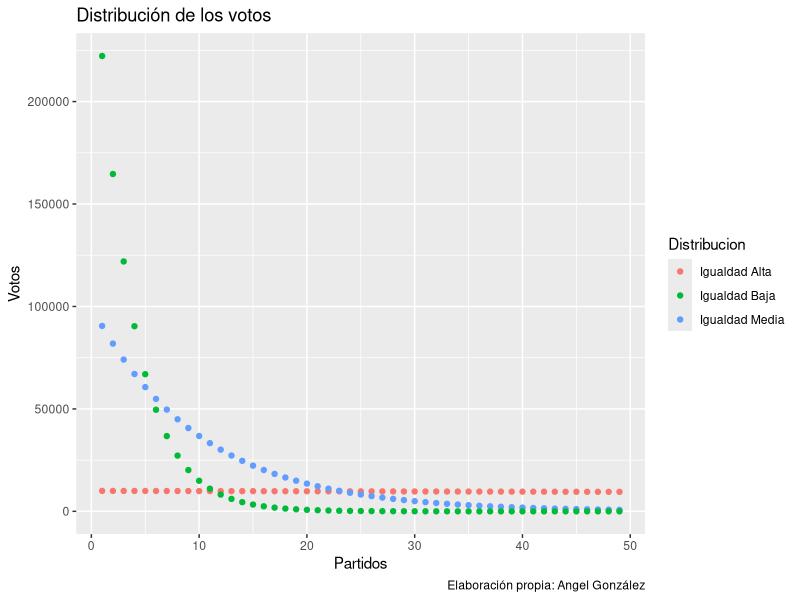
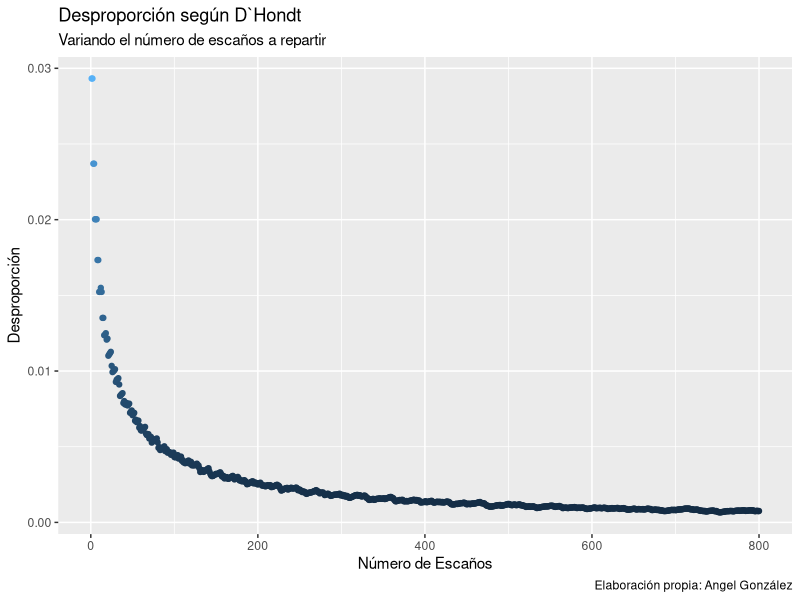
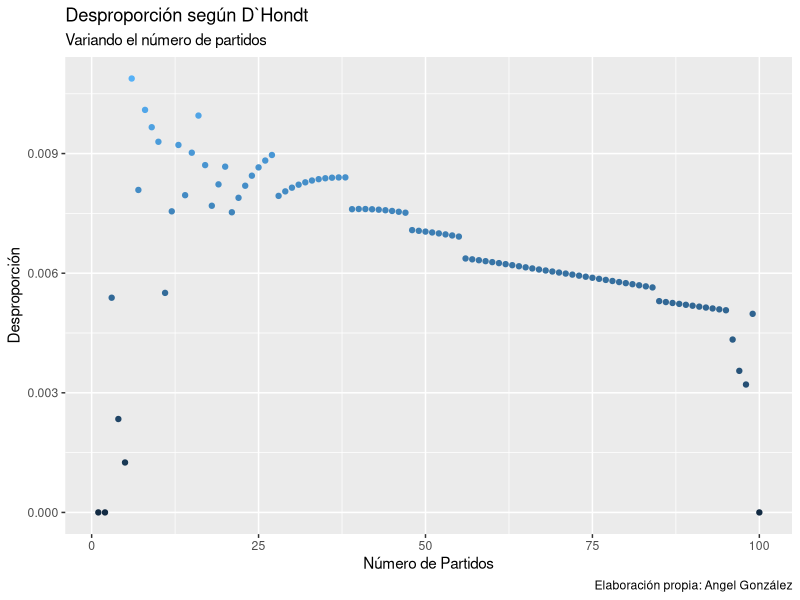
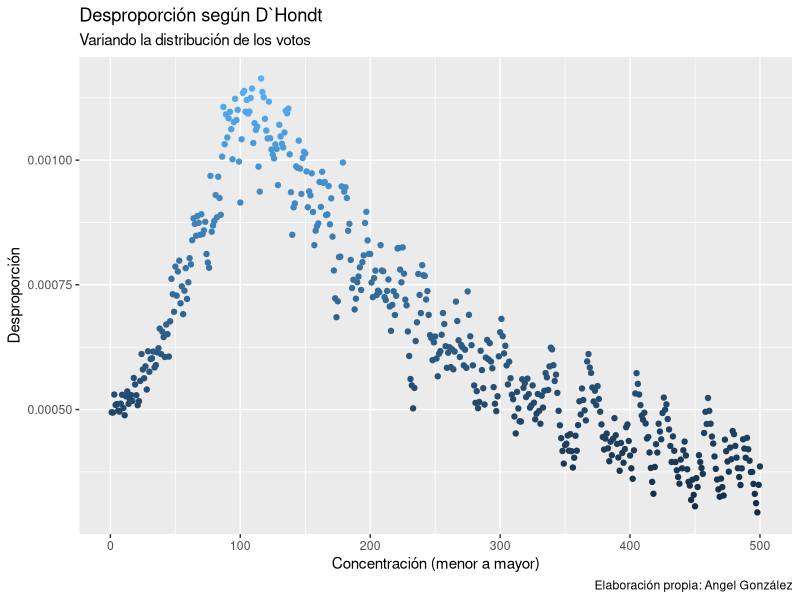
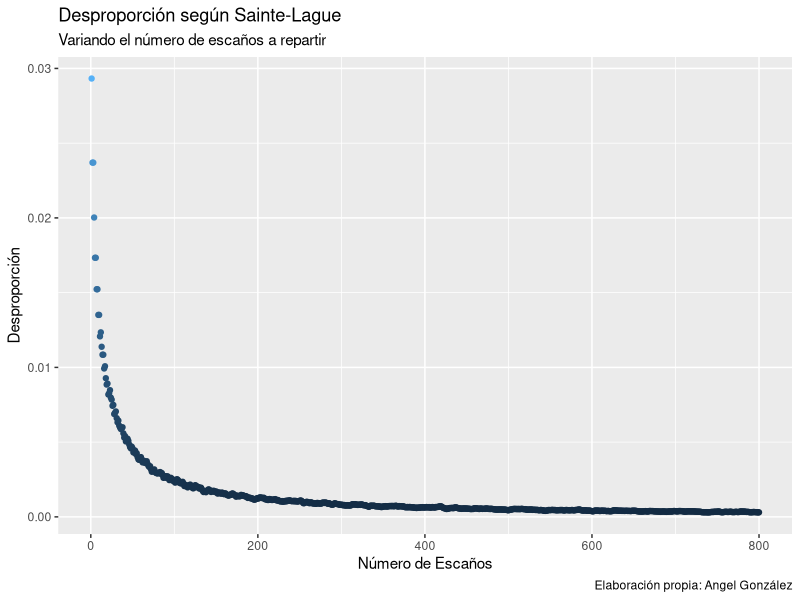
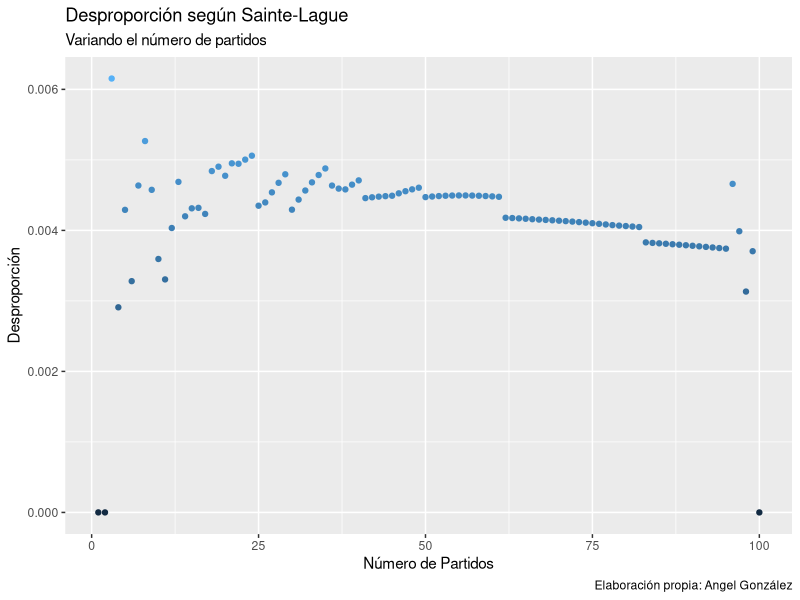
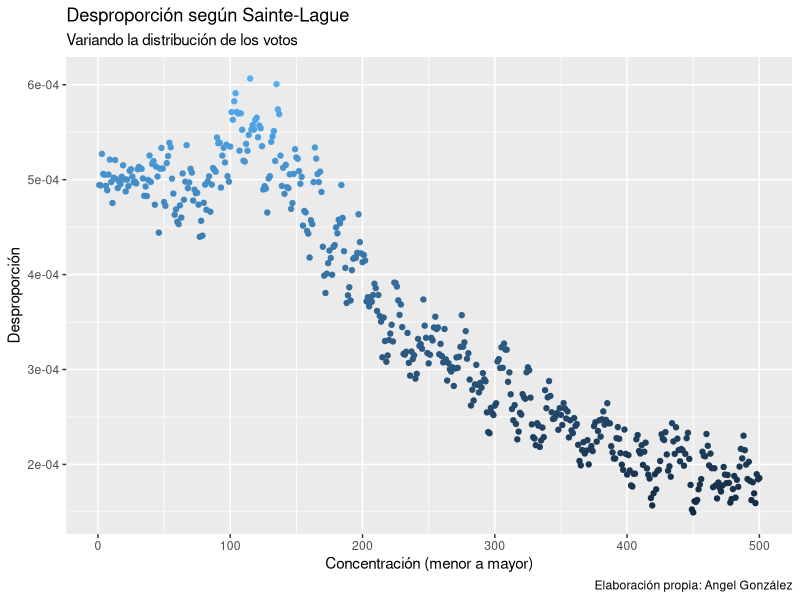
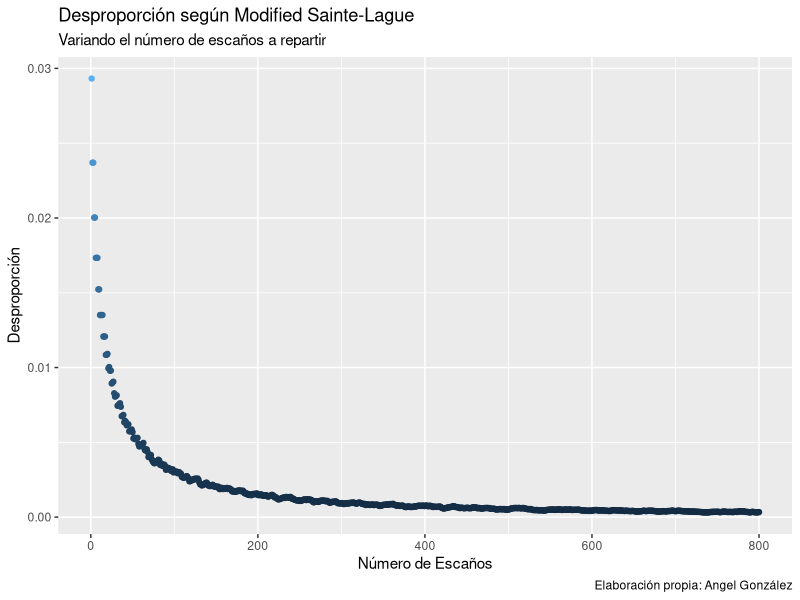

The R script that drew these images, in order: (Note: this script raises an error after producing the figures.)
## ---- chunk 1
knitr::opts_chunk$set(
  fig.path = "figurasR/",
  echo = FALSE, warning = FALSE, message = FALSE,
  fig.pos = "H", fig.align = "center", out.width = "95%",
  cache = FALSE
)
## ---- chunk 2

library(ggplot2)

# Fijar número de partidos
partidos <- paste("Partido_", seq_len(49), sep = "")

# Modificar la distribución de los votos
votos <- trunc(rep(x = 10e5, length(partidos)))
expon <- seq(from = 0.001, to = 1, length.out = 1000)
vot <- NULL
for (i in seq_len(1000)) {
  vot[[i]] <- votos * dexp(seq_len(length(partidos)), rate = expon[i])
}

dis1 <- data.frame("Votos" = 10 * vot[[1]], "Partidos" = seq_len(length(vot[[1]])), "Distribucion" = "Igualdad Alta")

dis2 <- data.frame("Votos" = vot[[100]], "Partidos" = seq_len(length(vot[[100]])), "Distribucion" = "Igualdad Media")

dis3 <- data.frame("Votos" = vot[[300]], "Partidos" = seq_len(length(vot[[300]])), "Distribucion" = "Igualdad Baja")

dis <- rbind(dis1, dis2, dis3)
dis$Distribucion <- as.factor(dis$Distribucion)

# var_dis_sl <- dis1

ggplot(data = dis, mapping = aes(Partidos, Votos, group = Distribucion, color = Distribucion)) +
  geom_point() +
  labs(title = "Distribución de los votos", caption = "Elaboración propia: Angel González", x = "Partidos")
## ---- chunk 3

library(ggplot2)

n_partidos <- seq_len(50)[-1]

densidad <- rep(length(n_partidos), 100)

n_escannos <- seq_len(50)
## ---- chunk 4
library(data.table)
# Variables
partidos <- paste("Partido_", seq_len(49), sep = "")
n_escannos <- 5
votos <- trunc(seq(from = 100, to = 1, length.out = length(partidos)))

asientos_dhondt <- function(partidos, votos,
                            n_escannos,
                            couta_min = 0) {
  # Cuota mínima
  nv <- sum(votos)
  vn <- votos
  vn[votos <= nv * couta_min] <- 0
  votos <- vn

  # Escaños
  div <- 1:n_escannos
  G <- sapply(div, function(x) votos / x)
  cuota <- G[order(G, decreasing = T)][n_escannos]
  W <- (G >= cuota)
  seats <- rowSums(W)
  o <- seats
  # Resultados
  data.frame("Partidos" = partidos, "Escanos" = as.numeric(o))
}

# Modelo para España
# desde <- 1 + grep(pattern = "nulos", x = colnames(datos1977))
# partidos <- colnames(datos1977)[desde:(length(colnames(datos1977)) - 1)]
# prov <- 1
# n_escannos <- datos1977$asientos[prov]
# votos <- as.numeric(datos1977[prov, desde:(ncol(datos1977) - 1)])
#
# asientos_dhondt(partidos, votos, n_escannos, couta_min = .03)
####


#
# resul <- NULL
# for (prov in seq_len(nrow(datos1977))) {
#   # Votos tenerife Alianza Popular mal contados
#   if (prov == 15) {
#     datos1977[prov, 12] <- 23866
#   }
#   n_escannos <- datos1977$asientos[prov]
#   votos <- as.numeric(datos1977[prov, desde:(ncol(datos1977) - 1)])
#   resul[[prov]] <- asientos_dhondt(partidos, votos, n_escannos, couta_min = .03)
# }
#
# resul <- as.data.table(resul)
# resultados <- cbind.data.frame("Partidos" = resul[, 1], "Escaños" = rowSums(resul[, lapply(resul, is.numeric) == TRUE, with = FALSE]))
## ---- chunk 5
# D`Hondt Prueba fijo densidad, fijo votos, fijo n_partidos, distintos escaños
partidos <- paste("Partido_", seq_len(49), sep = "")
n_escannos <- 800
votos <- trunc(seq(from = 10e5, to = 1, length.out = length(partidos)))
votos <- votos / seq_len(49)

# resul <- NULL
# for (i in seq_len(n_escannos)) {
#   # n_escannos <- i # Variable
#   # votos <- votos # Fijo
#   resul[[i]] <- asientos_dhondt(partidos, votos, i, couta_min = 0)$Escanos
# }
resul <- lapply(seq_len(n_escannos), function(x) asientos_dhondt(partidos, votos, x, couta_min = 0)$Escanos)
resul1 <- as.data.table(resul)
# beepr::beep(sound = 3)
# resultados <- cbind.data.frame("Partidos" = resul[, 1], "Escaños" = rowSums(resul[, lapply(resul, is.numeric) == TRUE, with = FALSE]))
## ---- chunk 6
desproporción <-
  function(s, v) {
    s <- as.vector(s)
    v <- as.vector(v)
    l_s <- length(s)
    #        l_v <- length(v)
    s_s <- sum(s)
    s_v <- sum(v)
    p_s <- s / s_s
    p_v <- v / s_v

    o <- (1 / l_s) * sum(abs(p_s - p_v))
    #            nm <- 'Rae'

    # return(list(measure=nm, value=o))
    o
  }


# desproporción(s = resul1[, 1], v = votos)

dis <- apply(X = resul1[, 1:800], MARGIN = 2, FUN = function(x) desproporción(s = x, v = votos))


library(ggthemes)
# qplot(seq_len(length(dis)),dis)

dis1 <- data.frame("Desproporción" = dis, "Escannos" = seq_len(length(dis)))
var_esc_dhondt <- dis1

ggplot(data = dis1, mapping = aes(Escannos, Desproporción)) +
  geom_point(data = dis1, mapping = aes(color = Desproporción), show.legend = F) +
  scale_fill_gradient(low = "red", high = "yellow") +
  labs(subtitle = "Variando el número de escaños a repartir", title = "Desproporción según D`Hondt", caption = "Elaboración propia: Angel González", x = "Número de Escaños")
## ---- chunk 7
# D`Hondt Prueba fijo densidad, fijo votos, var n_partidos, fijo escaños
partidos <- NULL
for (i in seq_len(100)) {
  partidos[[i]] <- paste("Partido_", seq_len(i), sep = "")
}
# partidos <- paste("Partido_", seq_len(49), sep = "")
n_escannos <- 30
votos <- NULL
for (i in seq_len(100)) {
  votos[[i]] <- trunc(seq(from = 10e5, to = 1, length.out = length(partidos[[i]])))
  votos[[i]] <- votos[[i]] / seq_len(length(partidos[[i]]))
}
# votos <- trunc(seq(from = 10e5, to = 1, length.out = length(partidos)))
# votos <- votos/seq_len(length(partidos))

resul <- NULL
for (i in seq_len(length(partidos))) {
  if (i == 1) {
    next
  }
  n_escannos <- 50 # Variable
  # votos <- votos[[i]] # Fijo
  resul[[i]] <- asientos_dhondt(partidos[[i]], votos[[i]], n_escannos, couta_min = 0)$Escanos
}

resul1 <- as.data.table(resul)
# Arreglar tabla poniendo NA donde se necesita
for (i in 3:(ncol(resul1) - 2)) {
  resul1[[i - 2]][i:nrow(resul1)] <- NA
}

# Analizar la desproporción columna a columna
dis <- seq_len(length(partidos))
for (i in seq_len(length(partidos) - 1)) {
  dis[i] <- desproporción(s = as.vector(na.omit(resul1[[i]])), v = votos[[i + 1]])
}
# desproporción(s = resul1[,1],v = votos)

# dis <- apply(X = resul1,MARGIN = 2,FUN = function(x) desproporción(s = x,v = votos))
dis[100] <- 0



# qplot(seq_len(length(dis)),dis)

dis1 <- data.frame("Desproporción" = dis, "Escannos" = seq_len(length(dis)))
var_par_dhondt <- dis1

ggplot(data = dis1, mapping = aes(Escannos, Desproporción)) +
  geom_point(data = dis1, mapping = aes(color = Desproporción), show.legend = F) +
  scale_fill_gradient(low = "red", high = "yellow") +
  labs(subtitle = "Variando el número de partidos", title = "Desproporción según D`Hondt", caption = "Elaboración propia: Angel González", x = "Número de Partidos")
## ---- chunk 8
# D`Hondt Prueba var densidad, fijo votos, fijo n_partidos, fijo escaños
partidos <- paste("Partido_", seq_len(49), sep = "")
n_escannos <- 500
# votos <- trunc(seq(from = 10e5, to = 1, length.out = length(partidos)))

# Modificar la densidad de los votos
votos <- trunc(rep(x = 10e5, length(partidos)))
expon <- seq(from = 0.001, to = 1, length.out = 1000)
vot <- NULL
for (i in seq_len(1000)) {
  vot[[i]] <- votos * dexp(seq_len(length(partidos)), rate = expon[i])
}



# ut <- (datos1977[1:nrow(datos1977),9:ncol(datos1977)])
# ut <- as.matrix(ut)
# lm(1:ncol(ut)~sort(ut[1,],decreasing = T))




# Aplicarlo
resul <- NULL
for (i in seq_len(n_escannos)) {
  # n_escannos <- i # Variable
  votos <- vot[[i]] # Fijo
  resul[[i]] <- asientos_dhondt(partidos, votos, n_escannos, couta_min = 0)$Escanos
}

resul1 <- as.data.table(resul)

# Analizar la desproporción columna a columna
dis <- seq_len(ncol(resul1))
for (i in seq_len(ncol(resul1))) {
  dis[i] <- desproporción(s = resul1[[i]], v = vot[[i]])
}
# desproporción(s = resul1[,1],v = votos)

# dis <- apply(X = resul1,MARGIN = 2,FUN = function(x) desproporción(s = x,v = votos))




# qplot(seq_len(length(dis)),dis,main = "Prueba",ylab = "Desproporción",xlab = "
#       Concentración (menor a mayor)")

dis1 <- data.frame("Desproporción" = dis, "Escannos" = seq_len(length(dis)))
var_dis_dhondt <- dis1

ggplot(data = dis1, mapping = aes(Escannos, Desproporción)) +
  geom_point(data = dis1, mapping = aes(color = Desproporción), show.legend = F) +
  scale_fill_gradient(low = "red", high = "yellow") +
  labs(subtitle = "Variando la distribución de los votos", title = "Desproporción según D`Hondt", caption = "Elaboración propia: Angel González", x = "Concentración (menor a mayor)")
## ---- chunk 9
library(data.table)
# Variables
partidos <- paste("Partido_", seq_len(49), sep = "")
n_escannos <- 5
votos <- trunc(seq(from = 100, to = 1, length.out = length(partidos)))

asientos_dhondt <- function(partidos, votos,
                            n_escannos,
                            couta_min = 0) {
  # Cuota mínima
  nv <- sum(votos)
  vn <- votos
  vn[votos <= nv * couta_min] <- 0
  votos <- vn

  # Escaños
  div <- 2 * (1:n_escannos) - 1
  G <- sapply(div, function(x) votos / x)
  cuota <- G[order(G, decreasing = T)][n_escannos]
  W <- (G >= cuota)
  seats <- rowSums(W)
  o <- seats
  # Resultados
  data.frame("Partidos" = partidos, "Escanos" = as.numeric(o))
}

# Modelo para España
# desde <- 1 + grep(pattern = "nulos", x = colnames(datos1977))
# partidos <- colnames(datos1977)[desde:(length(colnames(datos1977)) - 1)]
# prov <- 1
# n_escannos <- datos1977$asientos[prov]
# votos <- as.numeric(datos1977[prov, desde:(ncol(datos1977) - 1)])
#
# asientos_dhondt(partidos, votos, n_escannos, couta_min = .03)
####


#
# resul <- NULL
# for (prov in seq_len(nrow(datos1977))) {
#   # Votos tenerife Alianza Popular mal contados
#   if (prov == 15) {
#     datos1977[prov, 12] <- 23866
#   }
#   n_escannos <- datos1977$asientos[prov]
#   votos <- as.numeric(datos1977[prov, desde:(ncol(datos1977) - 1)])
#   resul[[prov]] <- asientos_dhondt(partidos, votos, n_escannos, couta_min = .03)
# }
#
# resul <- as.data.table(resul)
# resultados <- cbind.data.frame("Partidos" = resul[, 1], "Escaños" = rowSums(resul[, lapply(resul, is.numeric) == TRUE, with = FALSE]))
## ---- chunk 10
# Sainte-Lague Prueba fijo densidad, fijo votos, fijo n_partidos, distintos escaños
partidos <- paste("Partido_", seq_len(49), sep = "")
n_escannos <- 800
votos <- trunc(seq(from = 10e5, to = 1, length.out = length(partidos)))
votos <- votos / seq_len(49)

# resul <- NULL
# for (i in seq_len(n_escannos)) {
#   n_escannos <- i # Variable
#   votos <- votos # Fijo
#   resul[[i]] <- asientos_dhondt(partidos, votos, n_escannos, couta_min = 0)$Escanos
# }
resul <- lapply(seq_len(n_escannos), function(x) asientos_dhondt(partidos, votos, x, couta_min = 0)$Escanos)
resul1 <- as.data.table(resul)
# beepr::beep(sound = 3)
# resultados <- cbind.data.frame("Partidos" = resul[, 1], "Escaños" = rowSums(resul[, lapply(resul, is.numeric) == TRUE, with = FALSE]))
## ---- chunk 11
desproporción <-
  function(s, v) {
    s <- as.vector(s)
    v <- as.vector(v)
    l_s <- length(s)
    #        l_v <- length(v)
    s_s <- sum(s)
    s_v <- sum(v)
    p_s <- s / s_s
    p_v <- v / s_v

    o <- (1 / l_s) * sum(abs(p_s - p_v))
    #            nm <- 'Rae'

    # return(list(measure=nm, value=o))
    o
  }


# desproporción(s = resul1[, 1], v = votos)

dis <- apply(X = resul1[, 1:800], MARGIN = 2, FUN = function(x) desproporción(s = x, v = votos))


library(ggthemes)
# qplot(seq_len(length(dis)),dis)

dis1 <- data.frame("Desproporción" = dis, "Escannos" = seq_len(length(dis)))
var_esc_sl <- dis1

ggplot(data = dis1, mapping = aes(Escannos, Desproporción)) +
  geom_point(data = dis1, mapping = aes(color = Desproporción), show.legend = F) +
  scale_fill_gradient(low = "red", high = "yellow") +
  labs(subtitle = "Variando el número de escaños a repartir", title = "Desproporción según Sainte-Lague", caption = "Elaboración propia: Angel González", x = "Número de Escaños")
## ---- chunk 12
# Sainte-Lague Prueba fijo densidad, fijo votos, var n_partidos, fijo escaños
partidos <- NULL
for (i in seq_len(100)) {
  partidos[[i]] <- paste("Partido_", seq_len(i), sep = "")
}
# partidos <- paste("Partido_", seq_len(49), sep = "")
n_escannos <- 30
votos <- NULL
for (i in seq_len(100)) {
  votos[[i]] <- trunc(seq(from = 10e5, to = 1, length.out = length(partidos[[i]])))
  votos[[i]] <- votos[[i]] / seq_len(length(partidos[[i]]))
}
# votos <- trunc(seq(from = 10e5, to = 1, length.out = length(partidos)))
# votos <- votos/seq_len(length(partidos))

resul <- NULL
for (i in seq_len(length(partidos))) {
  if (i == 1) {
    next
  }
  n_escannos <- 50 # Variable
  # votos <- votos[[i]] # Fijo
  resul[[i]] <- asientos_dhondt(partidos[[i]], votos[[i]], n_escannos, couta_min = 0)$Escanos
}

resul1 <- as.data.table(resul)
# Arreglar tabla poniendo NA donde se necesita
for (i in 3:(ncol(resul1) - 2)) {
  resul1[[i - 2]][i:nrow(resul1)] <- NA
}

# Analizar la desproporción columna a columna
dis <- seq_len(length(partidos))
for (i in seq_len(length(partidos) - 1)) {
  dis[i] <- desproporción(s = as.vector(na.omit(resul1[[i]])), v = votos[[i + 1]])
}
# desproporción(s = resul1[,1],v = votos)

# dis <- apply(X = resul1,MARGIN = 2,FUN = function(x) desproporción(s = x,v = votos))
dis[100] <- 0



# qplot(seq_len(length(dis)),dis)

dis1 <- data.frame("Desproporción" = dis, "Escannos" = seq_len(length(dis)))
var_par_sl <- dis1


ggplot(data = dis1, mapping = aes(Escannos, Desproporción)) +
  geom_point(data = dis1, mapping = aes(color = Desproporción), show.legend = F) +
  scale_fill_gradient(low = "red", high = "yellow") +
  labs(subtitle = "Variando el número de partidos", title = "Desproporción según Sainte-Lague", caption = "Elaboración propia: Angel González", x = "Número de Partidos")
## ---- chunk 13
# Sainte-Lague Prueba var densidad, fijo votos, fijo n_partidos, fijo escaños
partidos <- paste("Partido_", seq_len(49), sep = "")
n_escannos <- 500
# votos <- trunc(seq(from = 10e5, to = 1, length.out = length(partidos)))

# Modificar la densidad de los votos
votos <- trunc(rep(x = 10e5, length(partidos)))
expon <- seq(from = 0.001, to = 1, length.out = 1000)
vot <- NULL
for (i in seq_len(1000)) {
  vot[[i]] <- votos * dexp(seq_len(length(partidos)), rate = expon[i])
}



# ut <- (datos1977[1:nrow(datos1977),9:ncol(datos1977)])
# ut <- as.matrix(ut)
# lm(1:ncol(ut)~sort(ut[1,],decreasing = T))




# Aplicarlo
resul <- NULL
for (i in seq_len(n_escannos)) {
  # n_escannos <- i # Variable
  votos <- vot[[i]] # Fijo
  resul[[i]] <- asientos_dhondt(partidos, votos, n_escannos, couta_min = 0)$Escanos
}

resul1 <- as.data.table(resul)

# Analizar la desproporción columna a columna
dis <- seq_len(ncol(resul1))
for (i in seq_len(ncol(resul1))) {
  dis[i] <- desproporción(s = resul1[[i]], v = vot[[i]])
}
# desproporción(s = resul1[,1],v = votos)

# dis <- apply(X = resul1,MARGIN = 2,FUN = function(x) desproporción(s = x,v = votos))




# qplot(seq_len(length(dis)),dis,main = "Prueba",ylab = "Desproporción",xlab = "
#       Concentración (menor a mayor)")

dis1 <- data.frame("Desproporción" = dis, "Escannos" = seq_len(length(dis)))
var_dis_sl <- dis1

ggplot(data = dis1, mapping = aes(Escannos, Desproporción)) +
  geom_point(data = dis1, mapping = aes(color = Desproporción), show.legend = F) +
  scale_fill_gradient(low = "red", high = "yellow") +
  labs(subtitle = "Variando la distribución de los votos", title = "Desproporción según Sainte-Lague", caption = "Elaboración propia: Angel González", x = "Concentración (menor a mayor)")
## ---- chunk 14
library(data.table)
# Variables
partidos <- paste("Partido_", seq_len(49), sep = "")
n_escannos <- 5
votos <- trunc(seq(from = 100, to = 1, length.out = length(partidos)))

asientos_dhondt <- function(partidos, votos,
                            n_escannos,
                            couta_min = 0) {
  # Cuota mínima
  nv <- sum(votos)
  vn <- votos
  vn[votos <= nv * couta_min] <- 0
  votos <- vn

  # Escaños
  div <- c(1, (10 * (2:n_escannos) - 5) / 7)
  G <- sapply(div, function(x) votos / x)
  cuota <- G[order(G, decreasing = T)][n_escannos]
  W <- (G >= cuota)
  seats <- rowSums(W)
  o <- seats
  # Resultados
  data.frame("Partidos" = partidos, "Escanos" = as.numeric(o))
}

# Modelo para España
# desde <- 1 + grep(pattern = "nulos", x = colnames(datos1977))
# partidos <- colnames(datos1977)[desde:(length(colnames(datos1977)) - 1)]
# prov <- 1
# n_escannos <- datos1977$asientos[prov]
# votos <- as.numeric(datos1977[prov, desde:(ncol(datos1977) - 1)])
#
# asientos_dhondt(partidos, votos, n_escannos, couta_min = .03)
####


#
# resul <- NULL
# for (prov in seq_len(nrow(datos1977))) {
#   # Votos tenerife Alianza Popular mal contados
#   if (prov == 15) {
#     datos1977[prov, 12] <- 23866
#   }
#   n_escannos <- datos1977$asientos[prov]
#   votos <- as.numeric(datos1977[prov, desde:(ncol(datos1977) - 1)])
#   resul[[prov]] <- asientos_dhondt(partidos, votos, n_escannos, couta_min = .03)
# }
#
# resul <- as.data.table(resul)
# resultados <- cbind.data.frame("Partidos" = resul[, 1], "Escaños" = rowSums(resul[, lapply(resul, is.numeric) == TRUE, with = FALSE]))
## ---- chunk 15
# Modified Sainte-Lague Prueba fijo densidad, fijo votos, fijo n_partidos, distintos escaños
partidos <- paste("Partido_", seq_len(49), sep = "")
n_escannos <- 800
votos <- trunc(seq(from = 10e5, to = 1, length.out = length(partidos)))
votos <- votos / seq_len(49)

# resul <- NULL
# for (i in seq_len(n_escannos)) {
#   n_escannos <- i # Variable
#   votos <- votos # Fijo
#   resul[[i]] <- asientos_dhondt(partidos, votos, n_escannos, couta_min = 0)$Escanos
# }
resul <- lapply(seq_len(n_escannos), function(x) asientos_dhondt(partidos, votos, x, couta_min = 0)$Escanos)
resul1 <- as.data.table(resul)
# beepr::beep(sound = 3)
# resultados <- cbind.data.frame("Partidos" = resul[, 1], "Escaños" = rowSums(resul[, lapply(resul, is.numeric) == TRUE, with = FALSE]))
## ---- chunk 16
desproporción <-
  function(s, v) {
    s <- as.vector(s)
    v <- as.vector(v)
    l_s <- length(s)
    #        l_v <- length(v)
    s_s <- sum(s)
    s_v <- sum(v)
    p_s <- s / s_s
    p_v <- v / s_v

    o <- (1 / l_s) * sum(abs(p_s - p_v))
    #            nm <- 'Rae'

    # return(list(measure=nm, value=o))
    o
  }


# desproporción(s = resul1[, 1], v = votos)

dis <- apply(X = resul1[, 1:800], MARGIN = 2, FUN = function(x) desproporción(s = x, v = votos))


library(ggthemes)
# qplot(seq_len(length(dis)),dis)

dis1 <- data.frame("Desproporción" = dis, "Escannos" = seq_len(length(dis)))
var_esc_msl <- dis1

ggplot(data = dis1, mapping = aes(Escannos, Desproporción)) +
  geom_point(data = dis1, mapping = aes(color = Desproporción), show.legend = F) +
  scale_fill_gradient(low = "red", high = "yellow") +
  labs(subtitle = "Variando el número de escaños a repartir", title = "Desproporción según Modified Sainte-Lague", caption = "Elaboración propia: Angel González", x = "Número de Escaños")
## ---- chunk 17
# Modified Sainte-Lague Prueba fijo densidad, fijo votos, var n_partidos, fijo escaños
partidos <- NULL
for (i in seq_len(100)) {
  partidos[[i]] <- paste("Partido_", seq_len(i), sep = "")
}
# partidos <- paste("Partido_", seq_len(49), sep = "")
n_escannos <- 30
votos <- NULL
for (i in seq_len(100)) {
  votos[[i]] <- trunc(seq(from = 10e5, to = 1, length.out = length(partidos[[i]])))
  votos[[i]] <- votos[[i]] / seq_len(length(partidos[[i]]))
}
# votos <- trunc(seq(from = 10e5, to = 1, length.out = length(partidos)))
# votos <- votos/seq_len(length(partidos))

resul <- NULL
for (i in seq_len(length(partidos))) {
  if (i == 1) {
    next
  }
  n_escannos <- 50 # Variable
  # votos <- votos[[i]] # Fijo
  resul[[i]] <- asientos_dhondt(partidos[[i]], votos[[i]], n_escannos, couta_min = 0)$Escanos
}

resul1 <- as.data.table(resul)
# Arreglar tabla poniendo NA donde se necesita
for (i in 3:(ncol(resul1) - 2)) {
  resul1[[i - 2]][i:nrow(resul1)] <- NA
}

# Analizar la desproporción columna a columna
dis <- seq_len(length(partidos))
for (i in seq_len(length(partidos) - 1)) {
  dis[i] <- desproporción(s = as.vector(na.omit(resul1[[i]])), v = votos[[i + 1]])
}
# desproporción(s = resul1[,1],v = votos)

# dis <- apply(X = resul1,MARGIN = 2,FUN = function(x) desproporción(s = x,v = votos))
dis[100] <- 0



# qplot(seq_len(length(dis)),dis)

dis1 <- data.frame("Desproporción" = dis, "Escannos" = seq_len(length(dis)))
var_par_msl <- dis1

ggplot(data = dis1, mapping = aes(Escannos, Desproporción)) +
  geom_point(data = dis1, mapping = aes(color = Desproporción), show.legend = F) +
  scale_fill_gradient(low = "red", high = "yellow") +
  labs(subtitle = "Variando el número de partidos", title = "Desproporción según Modified Sainte-Lague", caption = "Elaboración propia: Angel González", x = "Número de Partidos")
## ---- chunk 18
# Modified Sainte-Lague Prueba var densidad, fijo votos, fijo n_partidos, fijo escaños
partidos <- paste("Partido_", seq_len(49), sep = "")
n_escannos <- 500
# votos <- trunc(seq(from = 10e5, to = 1, length.out = length(partidos)))

# Modificar la densidad de los votos
votos <- trunc(rep(x = 10e5, length(partidos)))
expon <- seq(from = 0.001, to = 1, length.out = 1000)
vot <- NULL
for (i in seq_len(1000)) {
  vot[[i]] <- votos * dexp(seq_len(length(partidos)), rate = expon[i])
}



# ut <- (datos1977[1:nrow(datos1977),9:ncol(datos1977)])
# ut <- as.matrix(ut)
# lm(1:ncol(ut)~sort(ut[1,],decreasing = T))




# Aplicarlo
resul <- NULL
for (i in seq_len(n_escannos)) {
  # n_escannos <- i # Variable
  votos <- vot[[i]] # Fijo
  resul[[i]] <- asientos_dhondt(partidos, votos, n_escannos, couta_min = 0)$Escanos
}

resul1 <- as.data.table(resul)

# Analizar la desproporción columna a columna
dis <- seq_len(ncol(resul1))
for (i in seq_len(ncol(resul1))) {
  dis[i] <- desproporción(s = resul1[[i]], v = vot[[i]])
}
# desproporción(s = resul1[,1],v = votos)

# dis <- apply(X = resul1,MARGIN = 2,FUN = function(x) desproporción(s = x,v = votos))




# qplot(seq_len(length(dis)),dis,main = "Prueba",ylab = "Desproporción",xlab = "
#       Concentración (menor a mayor)")

dis1 <- data.frame("Desproporción" = dis, "Escannos" = seq_len(length(dis)))
var_dis_msl <- dis1

ggplot(data = dis1, mapping = aes(Escannos, Desproporción)) +
  geom_point(data = dis1, mapping = aes(color = Desproporción), show.legend = F) +
  scale_fill_gradient(low = "red", high = "yellow") +
  labs(subtitle = "Variando la distribución de los votos", title = "Desproporción según Modified Sainte-Lague", caption = "Elaboración propia: Angel González", x = "Concentración (menor a mayor)")
## ---- chunk 19
library(data.table)
# Variables
partidos <- paste("Partido_", seq_len(49), sep = "")
n_escannos <- 5
votos <- trunc(seq(from = 100, to = 1, length.out = length(partidos)))

asientos_dhondt <- function(partidos, votos,
                            n_escannos,
                            couta_min = 0) {
  # Cuota mínima
  nv <- sum(votos)
  vn <- votos
  vn[votos <= nv * couta_min] <- 0
  votos <- vn

  # Escaños
  div <- ((1:n_escannos) + 1) / 2
  G <- sapply(div, function(x) votos / x)
  cuota <- G[order(G, decreasing = T)][n_escannos]
  W <- (G >= cuota)
  seats <- rowSums(W)
  o <- seats
  # Resultados
  data.frame("Partidos" = partidos, "Escanos" = as.numeric(o))
}

# Modelo para España
# desde <- 1 + grep(pattern = "nulos", x = colnames(datos1977))
# partidos <- colnames(datos1977)[desde:(length(colnames(datos1977)) - 1)]
# prov <- 1
# n_escannos <- datos1977$asientos[prov]
# votos <- as.numeric(datos1977[prov, desde:(ncol(datos1977) - 1)])
#
# asientos_dhondt(partidos, votos, n_escannos, couta_min = .03)
####


#
# resul <- NULL
# for (prov in seq_len(nrow(datos1977))) {
#   # Votos tenerife Alianza Popular mal contados
#   if (prov == 15) {
#     datos1977[prov, 12] <- 23866
#   }
#   n_escannos <- datos1977$asientos[prov]
#   votos <- as.numeric(datos1977[prov, desde:(ncol(datos1977) - 1)])
#   resul[[prov]] <- asientos_dhondt(partidos, votos, n_escannos, couta_min = .03)
# }
#
# resul <- as.data.table(resul)
# resultados <- cbind.data.frame("Partidos" = resul[, 1], "Escaños" = rowSums(resul[, lapply(resul, is.numeric) == TRUE, with = FALSE]))
## ---- chunk 20
# Imperiali Prueba fijo densidad, fijo votos, fijo n_partidos, distintos escaños
partidos <- paste("Partido_", seq_len(49), sep = "")
n_escannos <- 800
votos <- trunc(seq(from = 10e5, to = 1, length.out = length(partidos)))
votos <- votos / seq_len(49)

# resul <- NULL
# for (i in seq_len(n_escannos)) {
#   n_escannos <- i # Variable
#   votos <- votos # Fijo
#   resul[[i]] <- asientos_dhondt(partidos, votos, n_escannos, couta_min = 0)$Escanos
# }
resul <- lapply(seq_len(n_escannos), function(x) asientos_dhondt(partidos, votos, x, couta_min = 0)$Escanos)
resul1 <- as.data.table(resul)
# beepr::beep(sound = 3)
# resultados <- cbind.data.frame("Partidos" = resul[, 1], "Escaños" = rowSums(resul[, lapply(resul, is.numeric) == TRUE, with = FALSE]))
## ---- chunk 21
desproporción <-
  function(s, v) {
    s <- as.vector(s)
    v <- as.vector(v)
    l_s <- length(s)
    #        l_v <- length(v)
    s_s <- sum(s)
    s_v <- sum(v)
    p_s <- s / s_s
    p_v <- v / s_v

    o <- (1 / l_s) * sum(abs(p_s - p_v))
    #            nm <- 'Rae'

    # return(list(measure=nm, value=o))
    o
  }


# desproporción(s = resul1[, 1], v = votos)

dis <- apply(X = resul1[, 1:800], MARGIN = 2, FUN = function(x) desproporción(s = x, v = votos))


library(ggthemes)
# qplot(seq_len(length(dis)),dis)

dis1 <- data.frame("Desproporción" = dis, "Escannos" = seq_len(length(dis)))
var_esc_imp <- dis1

ggplot(data = dis1, mapping = aes(Escannos, Desproporción)) +
  geom_point(data = dis1, mapping = aes(color = Desproporción), show.legend = F) +
  scale_fill_gradient(low = "red", high = "yellow") +
  labs(subtitle = "Variando el número de escaños a repartir", title = "Desproporción según Imperiali", caption = "Elaboración propia: Angel González", x = "Número de Escaños")
## ---- chunk 22
# Imperiali Prueba fijo densidad, fijo votos, var n_partidos, fijo escaños
partidos <- NULL
for (i in seq_len(100)) {
  partidos[[i]] <- paste("Partido_", seq_len(i), sep = "")
}
# partidos <- paste("Partido_", seq_len(49), sep = "")
n_escannos <- 30
votos <- NULL
for (i in seq_len(100)) {
  votos[[i]] <- trunc(seq(from = 10e5, to = 1, length.out = length(partidos[[i]])))
  votos[[i]] <- votos[[i]] / seq_len(length(partidos[[i]]))
}
# votos <- trunc(seq(from = 10e5, to = 1, length.out = length(partidos)))
# votos <- votos/seq_len(length(partidos))

resul <- NULL
for (i in seq_len(length(partidos))) {
  if (i == 1) {
    next
  }
  n_escannos <- 50 # Variable
  # votos <- votos[[i]] # Fijo
  resul[[i]] <- asientos_dhondt(partidos[[i]], votos[[i]], n_escannos, couta_min = 0)$Escanos
}

resul1 <- as.data.table(resul)
# Arreglar tabla poniendo NA donde se necesita
for (i in 3:(ncol(resul1) - 2)) {
  resul1[[i - 2]][i:nrow(resul1)] <- NA
}

# Analizar la desproporción columna a columna
dis <- seq_len(length(partidos))
for (i in seq_len(length(partidos) - 1)) {
  dis[i] <- desproporción(s = as.vector(na.omit(resul1[[i]])), v = votos[[i + 1]])
}
# desproporción(s = resul1[,1],v = votos)

# dis <- apply(X = resul1,MARGIN = 2,FUN = function(x) desproporción(s = x,v = votos))
dis[100] <- 0



# qplot(seq_len(length(dis)),dis)

dis1 <- data.frame("Desproporción" = dis, "Escannos" = seq_len(length(dis)))
var_par_imp <- dis1

ggplot(data = dis1, mapping = aes(Escannos, Desproporción)) +
  geom_point(data = dis1, mapping = aes(color = Desproporción), show.legend = F) +
  scale_fill_gradient(low = "red", high = "yellow") +
  labs(subtitle = "Variando el número de partidos", title = "Desproporción según Imperiali", caption = "Elaboración propia: Angel González", x = "Número de Partidos")
## ---- chunk 23
# Imperiali Prueba var densidad, fijo votos, fijo n_partidos, fijo escaños
partidos <- paste("Partido_", seq_len(49), sep = "")
n_escannos <- 500
# votos <- trunc(seq(from = 10e5, to = 1, length.out = length(partidos)))

# Modificar la densidad de los votos
votos <- trunc(rep(x = 10e5, length(partidos)))
expon <- seq(from = 0.001, to = 1, length.out = 1000)
vot <- NULL
for (i in seq_len(1000)) {
  vot[[i]] <- votos * dexp(seq_len(length(partidos)), rate = expon[i])
}



# ut <- (datos1977[1:nrow(datos1977),9:ncol(datos1977)])
# ut <- as.matrix(ut)
# lm(1:ncol(ut)~sort(ut[1,],decreasing = T))




# Aplicarlo
resul <- NULL
for (i in seq_len(n_escannos)) {
  # n_escannos <- i # Variable
  votos <- vot[[i]] # Fijo
  resul[[i]] <- asientos_dhondt(partidos, votos, n_escannos, couta_min = 0)$Escanos
}

resul1 <- as.data.table(resul)

# Analizar la desproporción columna a columna
dis <- seq_len(ncol(resul1))
for (i in seq_len(ncol(resul1))) {
  dis[i] <- desproporción(s = resul1[[i]], v = vot[[i]])
}
# desproporción(s = resul1[,1],v = votos)

# dis <- apply(X = resul1,MARGIN = 2,FUN = function(x) desproporción(s = x,v = votos))




# qplot(seq_len(length(dis)),dis,main = "Prueba",ylab = "Desproporción",xlab = "
#       Concentración (menor a mayor)")

dis1 <- data.frame("Desproporción" = dis, "Escannos" = seq_len(length(dis)))
var_dis_imp <- dis1

ggplot(data = dis1, mapping = aes(Escannos, Desproporción)) +
  geom_point(data = dis1, mapping = aes(color = Desproporción), show.legend = F) +
  scale_fill_gradient(low = "red", high = "yellow") +
  labs(subtitle = "Variando la distribución de los votos", title = "Desproporción según Imperiali", caption = "Elaboración propia: Angel González", x = "Concentración (menor a mayor)")
## ---- chunk 24
library(data.table)
# Variables
partidos <- paste("Partido_", seq_len(49), sep = "")
n_escannos <- 5
votos <- trunc(seq(from = 100, to = 1, length.out = length(partidos)))

asientos_dhondt <- function(partidos, votos,
                            n_escannos,
                            couta_min = 0) {
  # Cuota mínima
  nv <- sum(votos)
  vn <- votos
  vn[votos <= nv * couta_min] <- 0
  votos <- vn

  # Escaños
  div <- sqrt((1:n_escannos) * ((1:n_escannos) - 1))
  G <- sapply(div, function(x) votos / x)
  cuota <- G[order(G, decreasing = T)][n_escannos]
  W <- (G >= cuota)
  seats <- rowSums(W)
  o <- seats
  # Resultados
  data.frame("Partidos" = partidos, "Escanos" = as.numeric(o))
}

# Modelo para España
# desde <- 1 + grep(pattern = "nulos", x = colnames(datos1977))
# partidos <- colnames(datos1977)[desde:(length(colnames(datos1977)) - 1)]
# prov <- 1
# n_escannos <- datos1977$asientos[prov]
# votos <- as.numeric(datos1977[prov, desde:(ncol(datos1977) - 1)])
#
# asientos_dhondt(partidos, votos, n_escannos, couta_min = .03)
####


#
# resul <- NULL
# for (prov in seq_len(nrow(datos1977))) {
#   # Votos tenerife Alianza Popular mal contados
#   if (prov == 15) {
#     datos1977[prov, 12] <- 23866
#   }
#   n_escannos <- datos1977$asientos[prov]
#   votos <- as.numeric(datos1977[prov, desde:(ncol(datos1977) - 1)])
#   resul[[prov]] <- asientos_dhondt(partidos, votos, n_escannos, couta_min = .03)
# }
#
# resul <- as.data.table(resul)
# resultados <- cbind.data.frame("Partidos" = resul[, 1], "Escaños" = rowSums(resul[, lapply(resul, is.numeric) == TRUE, with = FALSE]))
## ---- chunk 25
# Huntington-Hill Prueba fijo densidad, fijo votos, fijo n_partidos, distintos escaños
partidos <- paste("Partido_", seq_len(49), sep = "")
n_escannos <- 800
votos <- trunc(seq(from = 10e5, to = 1, length.out = length(partidos)))
votos <- votos / seq_len(49)

# resul <- NULL
# for (i in seq_len(n_escannos)) {
#   n_escannos <- i # Variable
#   votos <- votos # Fijo
#   resul[[i]] <- asientos_dhondt(partidos, votos, n_escannos, couta_min = 0)$Escanos
# }
resul <- lapply(seq_len(n_escannos), function(x) asientos_dhondt(partidos, votos, x, couta_min = 0)$Escanos)
resul1 <- as.data.table(resul)
# beepr::beep(sound = 3)
# resultados <- cbind.data.frame("Partidos" = resul[, 1], "Escaños" = rowSums(resul[, lapply(resul, is.numeric) == TRUE, with = FALSE]))
## ---- chunk 26
desproporción <-
  function(s, v) {
    s <- as.vector(s)
    v <- as.vector(v)
    l_s <- length(s)
    #        l_v <- length(v)
    s_s <- sum(s)
    s_v <- sum(v)
    p_s <- s / s_s
    p_v <- v / s_v

    o <- (1 / l_s) * sum(abs(p_s - p_v))
    #            nm <- 'Rae'

    # return(list(measure=nm, value=o))
    o
  }


# desproporción(s = resul1[, 1], v = votos)

dis <- apply(X = resul1[, 1:800], MARGIN = 2, FUN = function(x) desproporción(s = x, v = votos))


library(ggthemes)
# qplot(seq_len(length(dis)),dis)

dis1 <- data.frame("Desproporción" = dis, "Escannos" = seq_len(length(dis)))
var_esc_hh <- dis1

ggplot(data = dis1, mapping = aes(Escannos, Desproporción)) +
  geom_point(data = dis1, mapping = aes(color = Desproporción), show.legend = F) +
  scale_fill_gradient(low = "red", high = "yellow") +
  labs(subtitle = "Variando el número de escaños a repartir", title = "Desproporción según Huntington-Hill", caption = "Elaboración propia: Angel González", x = "Número de Escaños")
## ---- chunk 27
# Huntington-Hill Prueba fijo densidad, fijo votos, var n_partidos, fijo escaños
partidos <- NULL
for (i in seq_len(100)) {
  partidos[[i]] <- paste("Partido_", seq_len(i), sep = "")
}
# partidos <- paste("Partido_", seq_len(49), sep = "")
n_escannos <- 30
votos <- NULL
for (i in seq_len(100)) {
  votos[[i]] <- trunc(seq(from = 10e5, to = 1, length.out = length(partidos[[i]])))
  votos[[i]] <- votos[[i]] / seq_len(length(partidos[[i]]))
}
# votos <- trunc(seq(from = 10e5, to = 1, length.out = length(partidos)))
# votos <- votos/seq_len(length(partidos))

resul <- NULL
for (i in seq_len(length(partidos))) {
  if (i == 1) {
    next
  }
  n_escannos <- 50 # Variable
  # votos <- votos[[i]] # Fijo
  resul[[i]] <- asientos_dhondt(partidos[[i]], votos[[i]], n_escannos, couta_min = 0)$Escanos
}

resul1 <- as.data.table(resul)
# Arreglar tabla poniendo NA donde se necesita
for (i in 3:(ncol(resul1) - 2)) {
  resul1[[i - 2]][i:nrow(resul1)] <- NA
}

# Analizar la desproporción columna a columna
dis <- seq_len(length(partidos))
for (i in seq_len(length(partidos) - 1)) {
  dis[i] <- desproporción(s = as.vector(na.omit(resul1[[i]])), v = votos[[i + 1]])
}
# desproporción(s = resul1[,1],v = votos)

# dis <- apply(X = resul1,MARGIN = 2,FUN = function(x) desproporción(s = x,v = votos))
dis[100] <- 0



# qplot(seq_len(length(dis)),dis)

dis1 <- data.frame("Desproporción" = dis, "Escannos" = seq_len(length(dis)))
var_par_hh <- dis1

ggplot(data = dis1, mapping = aes(Escannos, Desproporción)) +
  geom_point(data = dis1, mapping = aes(color = Desproporción), show.legend = F) +
  scale_fill_gradient(low = "red", high = "yellow") +
  labs(subtitle = "Variando el número de partidos", title = "Desproporción según Huntington-Hill", caption = "Elaboración propia: Angel González", x = "Número de Partidos")
## ---- chunk 28
# Huntington-Hill Prueba var densidad, fijo votos, fijo n_partidos, fijo escaños
partidos <- paste("Partido_", seq_len(49), sep = "")
n_escannos <- 500
# votos <- trunc(seq(from = 10e5, to = 1, length.out = length(partidos)))

# Modificar la densidad de los votos
votos <- trunc(rep(x = 10e5, length(partidos)))
expon <- seq(from = 0.001, to = 1, length.out = 1000)
vot <- NULL
for (i in seq_len(1000)) {
  vot[[i]] <- votos * dexp(seq_len(length(partidos)), rate = expon[i])
}



# ut <- (datos1977[1:nrow(datos1977),9:ncol(datos1977)])
# ut <- as.matrix(ut)
# lm(1:ncol(ut)~sort(ut[1,],decreasing = T))




# Aplicarlo
resul <- NULL
for (i in seq_len(n_escannos)) {
  # n_escannos <- i # Variable
  votos <- vot[[i]] # Fijo
  resul[[i]] <- asientos_dhondt(partidos, votos, n_escannos, couta_min = 0)$Escanos
}

resul1 <- as.data.table(resul)

# Analizar la desproporción columna a columna
dis <- seq_len(ncol(resul1))
for (i in seq_len(ncol(resul1))) {
  dis[i] <- desproporción(s = resul1[[i]], v = vot[[i]])
}
# desproporción(s = resul1[,1],v = votos)

# dis <- apply(X = resul1,MARGIN = 2,FUN = function(x) desproporción(s = x,v = votos))




# qplot(seq_len(length(dis)),dis,main = "Prueba",ylab = "Desproporción",xlab = "
#       Concentración (menor a mayor)")

dis1 <- data.frame("Desproporción" = dis, "Escannos" = seq_len(length(dis)))
var_dis_hh <- dis1

ggplot(data = dis1, mapping = aes(Escannos, Desproporción)) +
  geom_point(data = dis1, mapping = aes(color = Desproporción), show.legend = F) +
  scale_fill_gradient(low = "red", high = "yellow") +
  labs(subtitle = "Variando la distribución de los votos", title = "Desproporción según Huntington-Hill", caption = "Elaboración propia: Angel González", x = "Concentración (menor a mayor)")
## ---- chunk 29
library(data.table)
# Variables
partidos <- paste("Partido_", seq_len(49), sep = "")
n_escannos <- 5
votos <- trunc(seq(from = 100, to = 1, length.out = length(partidos)))

asientos_dhondt <- function(partidos, votos,
                            n_escannos,
                            couta_min = 0) {
  # Cuota mínima
  nv <- sum(votos)
  vn <- votos
  vn[votos <= nv * couta_min] <- 0
  votos <- vn

  # Escaños
  div <- 1:n_escannos - 1
  div[is.na(div)] <- 0
  G <- sapply(div, function(x) votos / x)
  cuota <- G[order(G, decreasing = T)][n_escannos]
  W <- (G >= cuota)
  seats <- rowSums(W)
  o <- seats
  # Resultados
  data.frame("Partidos" = partidos, "Escanos" = as.numeric(o))
}

# Modelo para España
# desde <- 1 + grep(pattern = "nulos", x = colnames(datos1977))
# partidos <- colnames(datos1977)[desde:(length(colnames(datos1977)) - 1)]
# prov <- 1
# n_escannos <- datos1977$asientos[prov]
# votos <- as.numeric(datos1977[prov, desde:(ncol(datos1977) - 1)])
#
# asientos_dhondt(partidos, votos, n_escannos, couta_min = .03)
####


#
# resul <- NULL
# for (prov in seq_len(nrow(datos1977))) {
#   # Votos tenerife Alianza Popular mal contados
#   if (prov == 15) {
#     datos1977[prov, 12] <- 23866
#   }
#   n_escannos <- datos1977$asientos[prov]
#   votos <- as.numeric(datos1977[prov, desde:(ncol(datos1977) - 1)])
#   resul[[prov]] <- asientos_dhondt(partidos, votos, n_escannos, couta_min = .03)
# }
#
# resul <- as.data.table(resul)
# resultados <- cbind.data.frame("Partidos" = resul[, 1], "Escaños" = rowSums(resul[, lapply(resul, is.numeric) == TRUE, with = FALSE]))
## ---- chunk 30
# Adams Prueba fijo densidad, fijo votos, fijo n_partidos, distintos escaños
partidos <- paste("Partido_", seq_len(49), sep = "")
n_escannos <- 800
votos <- trunc(seq(from = 10e5, to = 1, length.out = length(partidos)))
votos <- votos / seq_len(49)

# resul <- NULL
# for (i in seq_len(n_escannos)) {
#   n_escannos <- i # Variable
#   votos <- votos # Fijo
#   resul[[i]] <- asientos_dhondt(partidos, votos, n_escannos, couta_min = 0)$Escanos
# }
resul <- lapply(seq_len(n_escannos), function(x) asientos_dhondt(partidos, votos, x, couta_min = 0)$Escanos)
resul1 <- as.data.table(resul)
# beepr::beep(sound = 3)
# resultados <- cbind.data.frame("Partidos" = resul[, 1], "Escaños" = rowSums(resul[, lapply(resul, is.numeric) == TRUE, with = FALSE]))
## ---- chunk 31
desproporción <-
  function(s, v) {
    s <- as.vector(s)
    v <- as.vector(v)
    l_s <- length(s)
    #        l_v <- length(v)
    s_s <- sum(s)
    s_v <- sum(v)
    p_s <- s / s_s
    p_v <- v / s_v

    o <- (1 / l_s) * sum(abs(p_s - p_v))
    #            nm <- 'Rae'

    # return(list(measure=nm, value=o))
    o
  }


# desproporción(s = resul1[, 1], v = votos)

dis <- apply(X = resul1[, 1:800], MARGIN = 2, FUN = function(x) desproporción(s = x, v = votos))


library(ggthemes)
# qplot(seq_len(length(dis)),dis)

dis1 <- data.frame("Desproporción" = dis, "Escannos" = seq_len(length(dis)))
var_esc_ad <- dis1

ggplot(data = dis1, mapping = aes(Escannos, Desproporción)) +
  geom_point(data = dis1, mapping = aes(color = Desproporción), show.legend = F) +
  scale_fill_gradient(low = "red", high = "yellow") +
  labs(subtitle = "Variando el número de escaños a repartir", title = "Desproporción según Adams", caption = "Elaboración propia: Angel González", x = "Número de Escaños")
## ---- chunk 32
# Adams Prueba fijo densidad, fijo votos, var n_partidos, fijo escaños
partidos <- NULL
for (i in seq_len(100)) {
  partidos[[i]] <- paste("Partido_", seq_len(i), sep = "")
}
# partidos <- paste("Partido_", seq_len(49), sep = "")
n_escannos <- 30
votos <- NULL
for (i in seq_len(100)) {
  votos[[i]] <- trunc(seq(from = 10e5, to = 1, length.out = length(partidos[[i]])))
  votos[[i]] <- votos[[i]] / seq_len(length(partidos[[i]]))
}
# votos <- trunc(seq(from = 10e5, to = 1, length.out = length(partidos)))
# votos <- votos/seq_len(length(partidos))

resul <- NULL
for (i in seq_len(length(partidos))) {
  if (i == 1) {
    next
  }
  n_escannos <- 50 # Variable
  # votos <- votos[[i]] # Fijo
  resul[[i]] <- asientos_dhondt(partidos[[i]], votos[[i]], n_escannos, couta_min = 0)$Escanos
}

resul1 <- as.data.table(resul)
# Arreglar tabla poniendo NA donde se necesita
for (i in 3:(ncol(resul1) - 2)) {
  resul1[[i - 2]][i:nrow(resul1)] <- NA
}

# Analizar la desproporción columna a columna
dis <- seq_len(length(partidos))
for (i in seq_len(length(partidos) - 1)) {
  dis[i] <- desproporción(s = as.vector(na.omit(resul1[[i]])), v = votos[[i + 1]])
}
# desproporción(s = resul1[,1],v = votos)

# dis <- apply(X = resul1,MARGIN = 2,FUN = function(x) desproporción(s = x,v = votos))
dis[100] <- 0



# qplot(seq_len(length(dis)),dis)

dis1 <- data.frame("Desproporción" = dis, "Escannos" = seq_len(length(dis)))
var_par_ad <- dis1

ggplot(data = dis1, mapping = aes(Escannos, Desproporción)) +
  geom_point(data = dis1, mapping = aes(color = Desproporción), show.legend = F) +
  scale_fill_gradient(low = "red", high = "yellow") +
  labs(subtitle = "Variando el número de partidos", title = "Desproporción según Adams", caption = "Elaboración propia: Angel González", x = "Número de Partidos")
## ---- chunk 33
# Adams Prueba var densidad, fijo votos, fijo n_partidos, fijo escaños
partidos <- paste("Partido_", seq_len(49), sep = "")
n_escannos <- 500
# votos <- trunc(seq(from = 10e5, to = 1, length.out = length(partidos)))

# Modificar la densidad de los votos
votos <- trunc(rep(x = 10e5, length(partidos)))
expon <- seq(from = 0.001, to = 1, length.out = 1000)
vot <- NULL
for (i in seq_len(1000)) {
  vot[[i]] <- votos * dexp(seq_len(length(partidos)), rate = expon[i])
}



# ut <- (datos1977[1:nrow(datos1977),9:ncol(datos1977)])
# ut <- as.matrix(ut)
# lm(1:ncol(ut)~sort(ut[1,],decreasing = T))




# Aplicarlo
resul <- NULL
for (i in seq_len(n_escannos)) {
  # n_escannos <- i # Variable
  votos <- vot[[i]] # Fijo
  resul[[i]] <- asientos_dhondt(partidos, votos, n_escannos, couta_min = 0)$Escanos
}

resul1 <- as.data.table(resul)

# Analizar la desproporción columna a columna
dis <- seq_len(ncol(resul1))
for (i in seq_len(ncol(resul1))) {
  dis[i] <- desproporción(s = resul1[[i]], v = vot[[i]])
}
# desproporción(s = resul1[,1],v = votos)

# dis <- apply(X = resul1,MARGIN = 2,FUN = function(x) desproporción(s = x,v = votos))




# qplot(seq_len(length(dis)),dis,main = "Prueba",ylab = "Desproporción",xlab = "
#       Concentración (menor a mayor)")

dis1 <- data.frame("Desproporción" = dis, "Escannos" = seq_len(length(dis)))
var_dis_ad <- dis1

ggplot(data = dis1, mapping = aes(Escannos, Desproporción)) +
  geom_point(data = dis1, mapping = aes(color = Desproporción), show.legend = F) +
  scale_fill_gradient(low = "red", high = "yellow") +
  labs(subtitle = "Variando la distribución de los votos", title = "Desproporción según Adams", caption = "Elaboración propia: Angel González", x = "Concentración (menor a mayor)")
## ---- chunk 34
library(data.table)
# Variables
partidos <- paste("Partido_", seq_len(49), sep = "")
n_escannos <- 5
votos <- trunc(seq(from = 100, to = 1, length.out = length(partidos)))

asientos_dhondt <- function(partidos, votos,
                            n_escannos,
                            couta_min = 0) {
  # Cuota mínima
  nv <- sum(votos)
  vn <- votos
  vn[votos <= nv * couta_min] <- 0
  votos <- vn

  # Escaños
  div <- 3 * (1:n_escannos) - 2
  G <- sapply(div, function(x) votos / x)
  cuota <- G[order(G, decreasing = T)][n_escannos]
  W <- (G >= cuota)
  seats <- rowSums(W)
  o <- seats
  # Resultados
  data.frame("Partidos" = partidos, "Escanos" = as.numeric(o))
}

# Modelo para España
# desde <- 1 + grep(pattern = "nulos", x = colnames(datos1977))
# partidos <- colnames(datos1977)[desde:(length(colnames(datos1977)) - 1)]
# prov <- 1
# n_escannos <- datos1977$asientos[prov]
# votos <- as.numeric(datos1977[prov, desde:(ncol(datos1977) - 1)])
#
# asientos_dhondt(partidos, votos, n_escannos, couta_min = .03)
####


#
# resul <- NULL
# for (prov in seq_len(nrow(datos1977))) {
#   # Votos tenerife Alianza Popular mal contados
#   if (prov == 15) {
#     datos1977[prov, 12] <- 23866
#   }
#   n_escannos <- datos1977$asientos[prov]
#   votos <- as.numeric(datos1977[prov, desde:(ncol(datos1977) - 1)])
#   resul[[prov]] <- asientos_dhondt(partidos, votos, n_escannos, couta_min = .03)
# }
#
# resul <- as.data.table(resul)
# resultados <- cbind.data.frame("Partidos" = resul[, 1], "Escaños" = rowSums(resul[, lapply(resul, is.numeric) == TRUE, with = FALSE]))
## ---- chunk 35
# Danish Prueba fijo densidad, fijo votos, fijo n_partidos, distintos escaños
partidos <- paste("Partido_", seq_len(49), sep = "")
n_escannos <- 800
votos <- trunc(seq(from = 10e5, to = 1, length.out = length(partidos)))
votos <- votos / seq_len(49)

# resul <- NULL
# for (i in seq_len(n_escannos)) {
#   n_escannos <- i # Variable
#   votos <- votos # Fijo
#   resul[[i]] <- asientos_dhondt(partidos, votos, n_escannos, couta_min = 0)$Escanos
# }
resul <- lapply(seq_len(n_escannos), function(x) asientos_dhondt(partidos, votos, x, couta_min = 0)$Escanos)
resul1 <- as.data.table(resul)
# beepr::beep(sound = 3)
# resultados <- cbind.data.frame("Partidos" = resul[, 1], "Escaños" = rowSums(resul[, lapply(resul, is.numeric) == TRUE, with = FALSE]))
## ---- chunk 36
desproporción <-
  function(s, v) {
    s <- as.vector(s)
    v <- as.vector(v)
    l_s <- length(s)
    #        l_v <- length(v)
    s_s <- sum(s)
    s_v <- sum(v)
    p_s <- s / s_s
    p_v <- v / s_v

    o <- (1 / l_s) * sum(abs(p_s - p_v))
    #            nm <- 'Rae'

    # return(list(measure=nm, value=o))
    o
  }


# desproporción(s = resul1[, 1], v = votos)

dis <- apply(X = resul1[, 1:800], MARGIN = 2, FUN = function(x) desproporción(s = x, v = votos))


library(ggthemes)
# qplot(seq_len(length(dis)),dis)

dis1 <- data.frame("Desproporción" = dis, "Escannos" = seq_len(length(dis)))
var_esc_dan <- dis1

ggplot(data = dis1, mapping = aes(Escannos, Desproporción)) +
  geom_point(data = dis1, mapping = aes(color = Desproporción), show.legend = F) +
  scale_fill_gradient(low = "red", high = "yellow") +
  labs(subtitle = "Variando el número de escaños a repartir", title = "Desproporción según Danish", caption = "Elaboración propia: Angel González", x = "Número de Escaños")
## ---- chunk 37
# Danish Prueba fijo densidad, fijo votos, var n_partidos, fijo escaños
partidos <- NULL
for (i in seq_len(100)) {
  partidos[[i]] <- paste("Partido_", seq_len(i), sep = "")
}
# partidos <- paste("Partido_", seq_len(49), sep = "")
n_escannos <- 30
votos <- NULL
for (i in seq_len(100)) {
  votos[[i]] <- trunc(seq(from = 10e5, to = 1, length.out = length(partidos[[i]])))
  votos[[i]] <- votos[[i]] / seq_len(length(partidos[[i]]))
}
# votos <- trunc(seq(from = 10e5, to = 1, length.out = length(partidos)))
# votos <- votos/seq_len(length(partidos))

resul <- NULL
for (i in seq_len(length(partidos))) {
  if (i == 1) {
    next
  }
  n_escannos <- 50 # Variable
  # votos <- votos[[i]] # Fijo
  resul[[i]] <- asientos_dhondt(partidos[[i]], votos[[i]], n_escannos, couta_min = 0)$Escanos
}

resul1 <- as.data.table(resul)
# Arreglar tabla poniendo NA donde se necesita
for (i in 3:(ncol(resul1) - 2)) {
  resul1[[i - 2]][i:nrow(resul1)] <- NA
}

# Analizar la desproporción columna a columna
dis <- seq_len(length(partidos))
for (i in seq_len(length(partidos) - 1)) {
  dis[i] <- desproporción(s = as.vector(na.omit(resul1[[i]])), v = votos[[i + 1]])
}
# desproporción(s = resul1[,1],v = votos)

# dis <- apply(X = resul1,MARGIN = 2,FUN = function(x) desproporción(s = x,v = votos))
dis[100] <- 0



# qplot(seq_len(length(dis)),dis)

dis1 <- data.frame("Desproporción" = dis, "Escannos" = seq_len(length(dis)))
var_par_dan <- dis1

ggplot(data = dis1, mapping = aes(Escannos, Desproporción)) +
  geom_point(data = dis1, mapping = aes(color = Desproporción), show.legend = F) +
  scale_fill_gradient(low = "red", high = "yellow") +
  labs(subtitle = "Variando el número de partidos", title = "Desproporción según Danish", caption = "Elaboración propia: Angel González", x = "Número de Partidos")
## ---- chunk 38
# Danish Prueba var densidad, fijo votos, fijo n_partidos, fijo escaños
partidos <- paste("Partido_", seq_len(49), sep = "")
n_escannos <- 500
# votos <- trunc(seq(from = 10e5, to = 1, length.out = length(partidos)))

# Modificar la densidad de los votos
votos <- trunc(rep(x = 10e5, length(partidos)))
expon <- seq(from = 0.001, to = 1, length.out = 1000)
vot <- NULL
for (i in seq_len(1000)) {
  vot[[i]] <- votos * dexp(seq_len(length(partidos)), rate = expon[i])
}



# ut <- (datos1977[1:nrow(datos1977),9:ncol(datos1977)])
# ut <- as.matrix(ut)
# lm(1:ncol(ut)~sort(ut[1,],decreasing = T))




# Aplicarlo
resul <- NULL
for (i in seq_len(n_escannos)) {
  # n_escannos <- i # Variable
  votos <- vot[[i]] # Fijo
  resul[[i]] <- asientos_dhondt(partidos, votos, n_escannos, couta_min = 0)$Escanos
}

resul1 <- as.data.table(resul)

# Analizar la desproporción columna a columna
dis <- seq_len(ncol(resul1))
for (i in seq_len(ncol(resul1))) {
  dis[i] <- desproporción(s = resul1[[i]], v = vot[[i]])
}
# desproporción(s = resul1[,1],v = votos)

# dis <- apply(X = resul1,MARGIN = 2,FUN = function(x) desproporción(s = x,v = votos))




# qplot(seq_len(length(dis)),dis,main = "Prueba",ylab = "Desproporción",xlab = "
#       Concentración (menor a mayor)")

dis1 <- data.frame("Desproporción" = dis, "Escannos" = seq_len(length(dis)))
var_dis_dan <- dis1

ggplot(data = dis1, mapping = aes(Escannos, Desproporción)) +
  geom_point(data = dis1, mapping = aes(color = Desproporción), show.legend = F) +
  scale_fill_gradient(low = "red", high = "yellow") +
  labs(subtitle = "Variando la distribución de los votos", title = "Desproporción según Danish", caption = "Elaboración propia: Angel González", x = "Concentración (menor a mayor)")
## ---- chunk 39
var_esc_dhondt$Metodo <- "D`Hondt"
var_esc_sl$Metodo <- "Sainte-Lague"
var_esc_msl$Metodo <- "Modified Sainte-Lague"
var_esc_imp$Metodo <- "Imperiali"
var_esc_hh$Metodo <- "Huntington-Hill"
var_esc_ad$Metodo <- "Adams"
var_esc_dan$Metodo <- "Danish"

var_esc <- rbind(var_esc_dhondt, var_esc_sl, var_esc_msl, var_esc_imp, var_esc_hh, var_esc_ad, var_esc_dan)

# ggplot(data = var_esc, mapping = aes(Escannos, Desproporción)) +
#   # geom_point(data = var_esc, mapping = aes(fill = "Metodo"), show.legend = F) +
#   geom_point() +
#   facet_grid(cols = vars(Metodo)) +
#   scale_fill_gradient(low = "red", high = "yellow") +
#   labs(subtitle = "Variando la distribución de los votos", title = "Desproporción según Danish", caption = "Elaboración propia: Angel González", x = "Concentración (menor a mayor)")

ggplot(data = var_esc, mapping = aes(Escannos, Desproporción)) +
  geom_point(aes(colour = factor(Metodo))) +
  labs(subtitle = "Variando el número de escaños a repartir", title = "Desproporción ", caption = "Elaboración propia: Angel González", x = "Número de Escaños") +
  # labs(title = "Variando la distribución de los votos", subtitle = "Desproporción", caption = "Elaboración propia: Angel González", x = "Número de Escaños")+
  guides(color = guide_legend(title = "Método")) +
  theme(
    legend.position = c(.95, .95),
    legend.justification = c("right", "top"),
    legend.box.just = "right",
    legend.margin = margin(6, 6, 6, 6)
  )
## ---- chunk 40
var_esc_dhondt$Metodo <- "D`Hondt"
var_esc_sl$Metodo <- "Sainte-Lague"
var_esc_msl$Metodo <- "Modified Sainte-Lague"
var_esc_imp$Metodo <- "Imperiali"
var_esc_hh$Metodo <- "Huntington-Hill"
var_esc_ad$Metodo <- "Adams"
var_esc_dan$Metodo <- "Danish"

var_esc <- rbind(var_esc_dhondt, var_esc_sl, var_esc_msl, var_esc_imp, var_esc_hh, var_esc_ad, var_esc_dan)

# ggplot(data = var_esc, mapping = aes(Escannos, Desproporción)) +
#   # geom_point(data = var_esc, mapping = aes(fill = "Metodo"), show.legend = F) +
#   geom_point() +
#   facet_grid(cols = vars(Metodo)) +
#   scale_fill_gradient(low = "red", high = "yellow") +
#   labs(subtitle = "Variando la distribución de los votos", title = "Desproporción según Danish", caption = "Elaboración propia: Angel González", x = "Concentración (menor a mayor)")

ggplot(data = var_esc[var_esc$Escannos > 300 & var_esc$Escannos < 400, ], mapping = aes(Escannos, Desproporción)) +
  geom_point(aes(colour = factor(Metodo))) +
  labs(subtitle = "Variando el número de escaños a repartir", title = "Desproporción ", caption = "Elaboración propia: Angel González", x = "Número de Escaños") +
  guides(color = guide_legend(title = "Método")) +
  theme(
    legend.position = c(.95, .95),
    legend.justification = c("right", "top"),
    legend.box.just = "right",
    legend.margin = margin(6, 6, 6, 6)
  )
## ---- chunk 41
var_par_dhondt$Metodo <- "D`Hondt"
var_par_sl$Metodo <- "Sainte-Lague"
var_par_msl$Metodo <- "Modified Sainte-Lague"
var_par_imp$Metodo <- "Imperiali"
var_par_hh$Metodo <- "Huntington-Hill"
var_par_ad$Metodo <- "Adams"
var_par_dan$Metodo <- "Danish"

var_par <- rbind(var_par_dhondt, var_par_sl, var_par_msl, var_par_imp, var_par_hh, var_par_ad, var_par_dan)


ggplot(data = var_par, mapping = aes(Escannos, Desproporción)) +
  geom_point(aes(colour = factor(Metodo))) +
  labs(subtitle = "Variando el número de partidos", title = "Desproporción", caption = "Elaboración propia: Angel González", x = "Número de partidos") +
  guides(color = guide_legend(title = "Método")) +
  theme(
    legend.position = c(.95, .95),
    legend.justification = c("right", "top"),
    legend.box.just = "right",
    legend.margin = margin(6, 6, 6, 6)
  )
## ---- chunk 42
var_par_dhondt$Metodo <- "D`Hondt"
var_par_sl$Metodo <- "Sainte-Lague"
var_par_msl$Metodo <- "Modified Sainte-Lague"
var_par_imp$Metodo <- "Imperiali"
var_par_hh$Metodo <- "Huntington-Hill"
var_par_ad$Metodo <- "Adams"
var_par_dan$Metodo <- "Danish"

var_par <- rbind(var_par_dhondt, var_par_sl, var_par_msl, var_par_imp, var_par_hh, var_par_ad, var_par_dan)


ggplot(data = var_par[var_par$Escannos < 50, ], mapping = aes(Escannos, Desproporción)) +
  geom_point(aes(colour = factor(Metodo))) +
  geom_line(aes(colour = factor(Metodo)), size = 1) +
  labs(subtitle = "Variando el número de partidos", title = "Desproporción", caption = "Elaboración propia: Angel González", x = "Número de partidos") +
  guides(color = guide_legend(title = "Método")) +
  theme(
    legend.position = c(.95, .95),
    legend.justification = c("right", "top"),
    legend.box.just = "right",
    legend.margin = margin(6, 6, 6, 6)
  )
## ---- chunk 43
var_dis_dhondt$Metodo <- "D`Hondt"
var_dis_sl$Metodo <- "Sainte-Lague"
var_dis_msl$Metodo <- "Modified Sainte-Lague"
var_dis_imp$Metodo <- "Imperiali"
var_dis_hh$Metodo <- "Huntington-Hill"
var_dis_ad$Metodo <- "Adams"
var_dis_dan$Metodo <- "Danish"

var_dis <- rbind(var_dis_dhondt, var_dis_sl, var_dis_msl, var_dis_imp, var_dis_hh, var_dis_ad, var_dis_dan)


ggplot(data = var_dis, mapping = aes(Escannos, Desproporción)) +
  geom_point(aes(colour = factor(Metodo))) +
  labs(subtitle = "Variando la distribucion de los votos", title = "Desproporción", caption = "Elaboración propia: Angel González", x = "Concentración (menor a mayor)") +
  guides(color = guide_legend(title = "Método")) +
  theme(
    legend.position = c(.95, .95),
    legend.justification = c("right", "top"),
    legend.box.just = "right",
    legend.margin = margin(6, 6, 6, 6)
  )
## ---- chunk 44
var_dis_dhondt$Metodo <- "D`Hondt"
var_dis_sl$Metodo <- "Sainte-Lague"
var_dis_msl$Metodo <- "Modified Sainte-Lague"
var_dis_imp$Metodo <- "Imperiali"
var_dis_hh$Metodo <- "Huntington-Hill"
var_dis_ad$Metodo <- "Adams"
var_dis_dan$Metodo <- "Danish"

var_dis <- rbind(var_dis_dhondt, var_dis_sl, var_dis_msl, var_dis_imp, var_dis_hh, var_dis_ad, var_dis_dan)


ggplot(data = var_dis[var_dis$Escannos > 400, ], mapping = aes(Escannos, Desproporción)) +
  geom_point(aes(colour = factor(Metodo))) +
  labs(subtitle = "Variando la distribucion de los votos", title = "Desproporción", caption = "Elaboración propia: Angel González", x = "Concentración (menor a mayor)") +
  guides(color = guide_legend(title = "Método")) +
  theme(
    legend.position = c(.95, .95),
    legend.justification = c("right", "top"),
    legend.box.just = "right",
    legend.margin = margin(6, 6, 6, 6)
  )
## ---- chunk 45
knitr::write_bib(c(
  "knitr", "rmarkdown", "dplyr", "ggplot2", "xtable",
  "stringr", "shiny", "flexdashboard", "htmlwidgets",
  "bookdown", "tidyselect", "tibble", "scales"
),
file = "bib/paquetemio.bib",
width = 60
)
